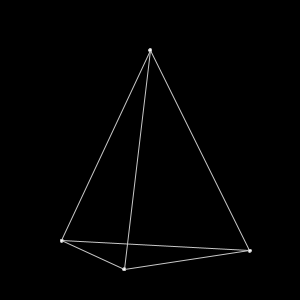
Frame 1 (no input)
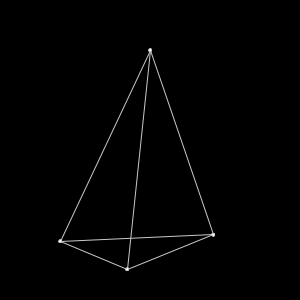
Frame 60 (the mouse pressed at the canvas centre just before this capture)
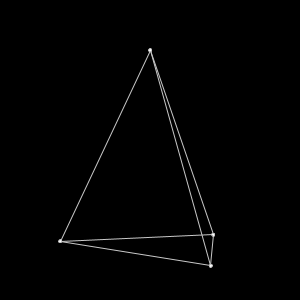
Frame 120 (the mouse held since frame 60 and released just before this capture)

The Processing sketch that drew these frames (run headless with seeded random() and noise(); from frame 60 on, the mouse is pressed at the canvas centre):

// Processing sketch: processing_102235
// ── processing_102235.pde

float offset = 100;
float xpos1;
float ypos1;
float xpos2;
float ypos2;
float xpos3;
float ypos3;

float ds;

void setup() {
  size(300,300);
}
 
void draw() {
  background(0);
  stroke(200);
  translate (width/2, height/2 + offset);
  
  int xtop = 0;
  float ytop = -offset*2;  
  ds = 3;
  
  xpos1 = cos(frameCount*0.03)*offset;
  ypos1 = sin(frameCount*0.03)*offset*0.20;
  
  xpos2 = cos((frameCount+60)*0.03)*offset;
  ypos2 = sin((frameCount+60)*0.03)*offset*0.20;
  
  xpos3 = cos((frameCount+120)*0.03)*offset;
  ypos3 = sin((frameCount+120)*0.03)*offset*0.20;
  
  
  line (xtop, ytop, xpos1, ypos1);
  line (xtop, ytop, xpos2, ypos2);
  line (xtop, ytop, xpos3, ypos3);
  line (xpos3, ypos3, xpos1, ypos1);
  line (xpos1, ypos1, xpos2, ypos2);
  line (xpos2, ypos2, xpos3, ypos3);
  
  ellipse (xtop, ytop, ds, ds);
  ellipse (xpos1, ypos1, ds, ds);
  ellipse (xpos2, ypos2, ds, ds);
  ellipse (xpos3, ypos3, ds, ds);
}
